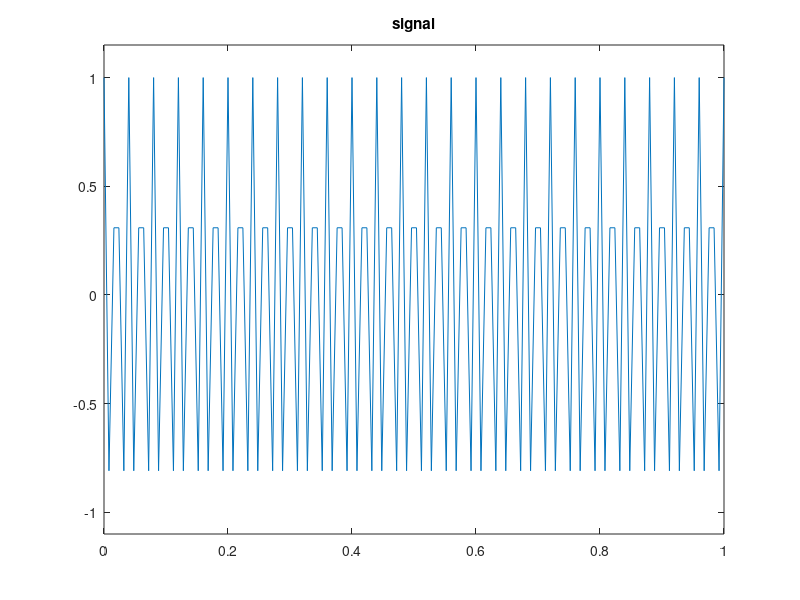
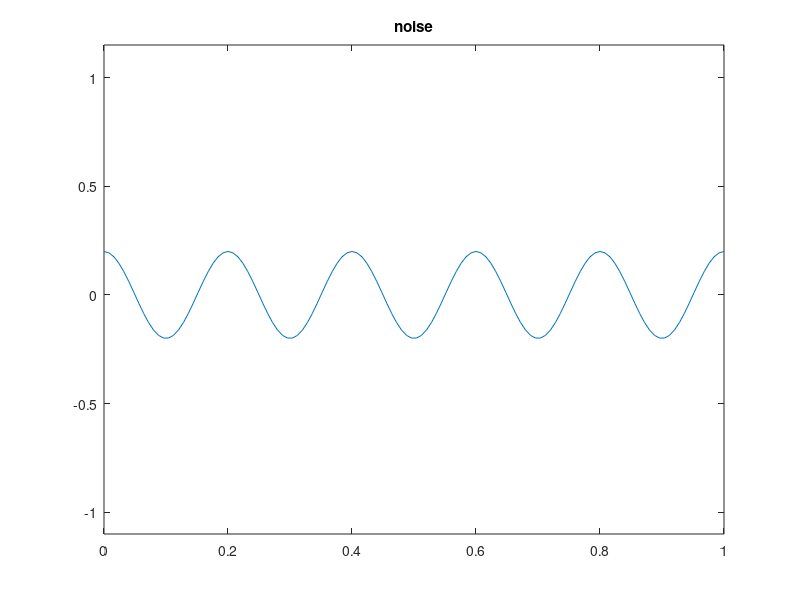
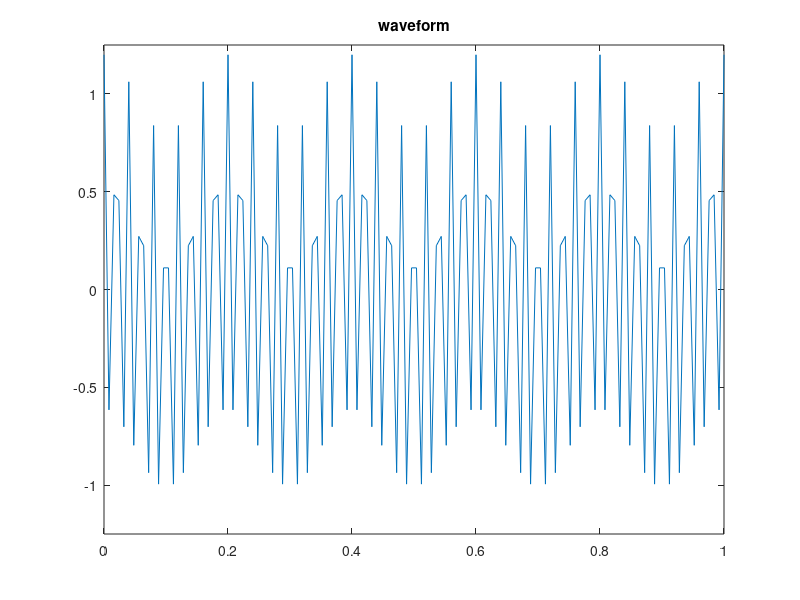

Recreate these plots in MATLAB, in order. (Note: this script raises an error after producing the figures.)
% create time-based signal
% define sampling frequency
% frequency in Hertz
Fsamp = 125;

%define the period
T = 1/Fsamp;

%set the time base
t = 0:T:1;

% define signal frequency
Fs = 50;

% define signal
signal = cos(2*pi*Fs*t);

figure;
plot(t, signal);
%xlim([0 250]);
ylim([-1.1 1.15]);
title("signal");

% define noise frequency
Fn = 5;

% define noise
noise = 0.2*cos(2*pi*Fn*t);

figure;
plot(t, noise);
%xlim([0 500]);
ylim([-1.1 1.15]);
title("noise");

waveform = signal + noise;
figure;
plot(t, waveform);
title("waveform");
%xlim([0 50]);
ylim([-1.25 1.25]);



% cutoff frequency is defined with respect to normalized nyquist frequency
% if sampling is Fs then normalized is 1
% then normalized nyquist is 0.5
% this means that highest frequency in signal cannot exceed 0.5*Fs
% 
% set the cutoff frequency
Fc = 12.5;
freq_cutoff = Fc/Fsamp;

% set the limits of the sinc even though it is infinite
sLimit = 25;
n = -sLimit:sLimit;

%{
y = sinc(n*freq_cutoff);
figure;
stem(n,  y);
ylim([-0.4 1.1]);
%}

% define the impluse response fo the filter -- for low pass
% this is a sinc filter in the time domain
h = theSinc(n, 2*freq_cutoff);
figure;
stem(n,  h);
ylim([-0.4 1.1]);
title("theSinc");

% define the blackman window to truncate the impulse response
% window length
N = sLimit*2;
bn = 0:N;
blackmanWindow = 0.42 - 0.5*cos(2*pi*bn/(N-1)) + 0.08*cos(4*pi*bn/(N-1));
figure;
stem(bn, blackmanWindow);
ylim([-0.4 1.1]);
title("blackmanWindow");

hBlackman = h.*blackmanWindow;
figure;
stem(n, hBlackman);
ylim([-0.4 1.1]);
title("hBlackman");

% create normalized impulse response
hNorm = hBlackman/theSum(hBlackman);
figure;
stem(bn,  hNorm);
title("hNorm");

HN = fft(hNorm);
HNs = fftshift(HN);
figure;
plot(abs(HN));
%xlim([0 25]);
title("Norm freq spectrum");
figure;
semilogy(abs(HN));
%xlim([0 500]);
title("Norm freq spectrum dB");

% generate output by convolving waveform and filter

output = dspConv(waveform, hNorm);
%ouput = conv(waveform, hNorm);
figure;
to = 1: length(output);
plot(to, output);
title("output");
%xlim([0 500]);
ylim([-1.25 1.25]);

% ==========
% MARK: dsp functions
function s = theSinc(n, freqCutoff)
    for i = 1:length(n);
            sx = freqCutoff*n(i);
            if n(i) == 0
                s(i) = 1;
            else
                s(i) = sin(pi*sx) / (pi*sx);
            end
    end
end

function s = theSum(f)
    n = length(f);
    s = 0;
        for i = 1:n
            s = s + f(i);
        end
end

% convolution of filter and input (x), filter (h) -> output (out)
% two signals result in new vector from convolution operation
function out = dspConv(x, h)
    % x = signal, h = filter
    % Transform the vectors x and h in new vectors with the same length
    X = [x,zeros(1,length(h))];
    H = [h,zeros(1,length(x))];
    % the length of output signal of a convolution operation
    % is the sum of the two input signal minus 1
    for i = 1:length(h)+length(x)-1;
        % Create ouput signal out
        out(i) = 0;
        % FOR Loop to walk through the vector F ang G
        for j = 1:length(x);
            if( i- j + 1 > 0)
            out(i) = out(i) + X(j) * H(i - j + 1);
            else
            end
        end
    end
end
    
%{
for d = 1:10;
    x = 0:pi/d:2*pi;
    y = cos(x);
    figure;
    stem(x, y);
    hold on;
    plot(x, y);
    hold off;
end
%}
